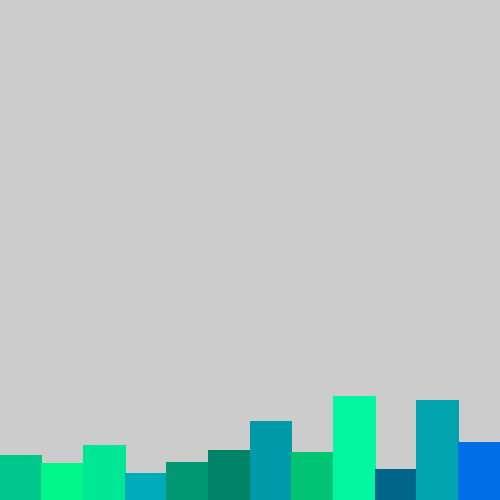
Frame 1 (no input)
Frame 60 (the mouse pressed at the canvas centre just before this capture): identical to frame 1, image omitted
Frame 120 (the mouse held since frame 60 and released just before this capture): identical to frame 1, image omitted

The Processing sketch that drew this single still picture (run headless with seeded random() and noise(); from frame 60 on, the mouse is pressed at the canvas centre):

// Processing sketch: rainbasecode
// ── rainbasecode.pde
void setup()
{
  size(500, 500);
  
  for (int i = 0 ; i < rainFall.length ; i ++)
  {
    println(rainFall[i]);
  }
  
  for(float r:rainFall)
  {
    println(r);    
  }
  
  println(sum(rainFall));
  
  int m = minIndex(rainFall);
  println("The minimum rainfall of " + rainFall[m] + " was recorded in " + months[m]);

  for (int i = 0 ; i < colors.length ; i ++)
  {
    colors[i] = color(0, random(100, 255), random(100, 255));
  }
}

void drawBars(float[] arr)
{
  float barWidth = width / (float) arr.length;
  
  for (int i = 0 ; i < arr.length ; i ++)
  {
    stroke(colors[i]);
    fill(colors[i]);
    float x = i * barWidth;
    rect(x, height, barWidth, - arr[i]);
  }
}

int minIndex(float[]arr)
{
  float min = arr[0];
  int minIndex = 0;
  
  for (int i = 1 ; i < arr.length ; i ++)
  {
    if (arr[i] < min)
    {
      min = arr[i];
      minIndex = i;
    }
  }
  
  return minIndex;
}

float sum(float[] arr)
{
  float sum = 0;
  for (int i = 0 ; i < arr.length ; i ++)
  {
    sum += arr[i];
  }
  return sum;
}

float[] rainFall = {45, 37, 55, 27, 38, 50, 79, 48, 104, 31, 100, 58};
String[] months = {"January"
  , "February"
  , "March"
  , "April"
  , "May"
  , "June"
  , "July"
  , "August"
  , "September"
  , "October"
  , "November"
  , "December"
};

color[] colors = new color[rainFall.length];

void draw()
{
  drawBars(rainFall);
}
